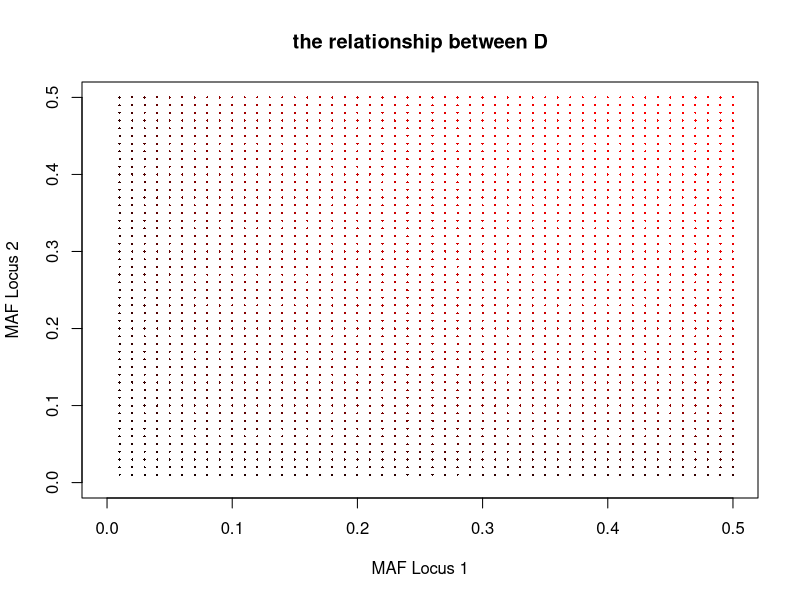

Reproduce this figure in R.
## ---- chunk 1
A=seq(0.01, 0.5, 0.01)
B=seq(0.01, 0.5, 0.01)

C=0.8
M=matrix(0, length(A), length(B))
plot(x=NULL, y=NULL, xlim=c(0, 0.5), ylim=c(0, 0.5), xlab="MAF Locus 1", ylab="MAF Locus 2", main="the relationship between D")
for(i in 1:length(A)) {
  for(j in 1:length(B)) {
    M[i,j]=C*sqrt(A[i] * (1-A[i]) * B[j] * (1-B[j]))
    points(A[i], B[j], col=rgb(M[i,j]/0.2, green=0, blue=0), pch=16, cex=0.3)
  }
}

